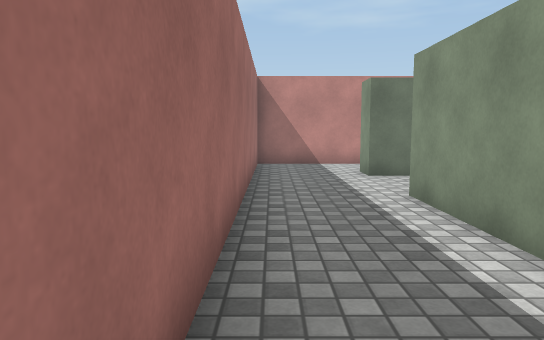
View 1 (above)

24 first-person views from a walk through a scene from a Unity 3-D project. The camera is 1.2 m above the floor, tilts 6° down and sees 70° across. Doors are open. The floor is counted in squares, 1 m on a side. Each view is taken from the middle of a square. On the plan, view 1 faces up. The plan holds only what a view shows up to about 15 squares ahead; the rest is blank. The player is left out. Surface patterns are stand-ins for the level's own textures.

View 2
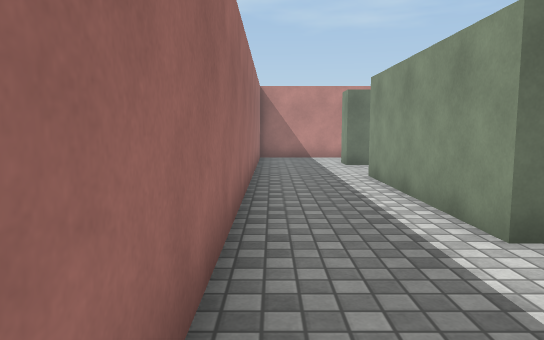

View 3
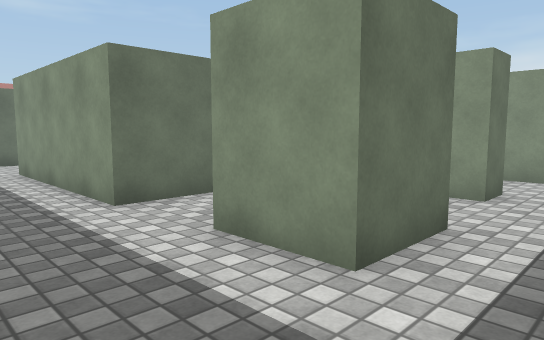

View 4
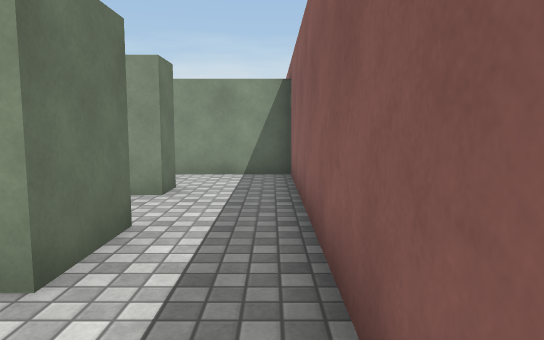

View 5
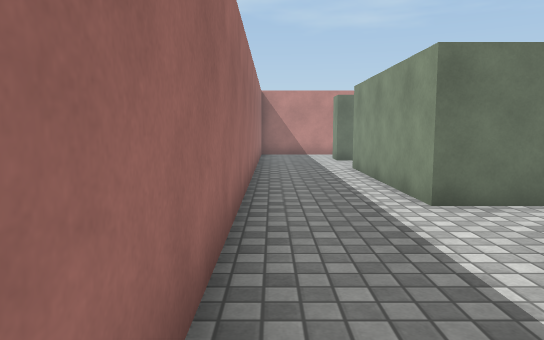

View 6
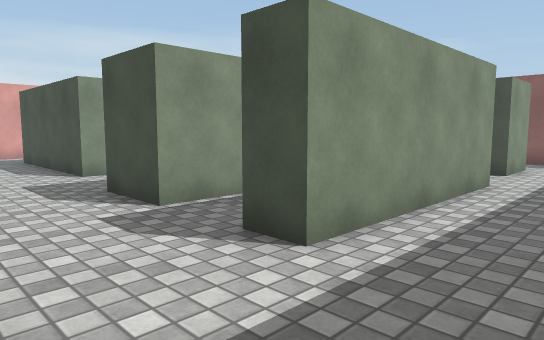

View 7
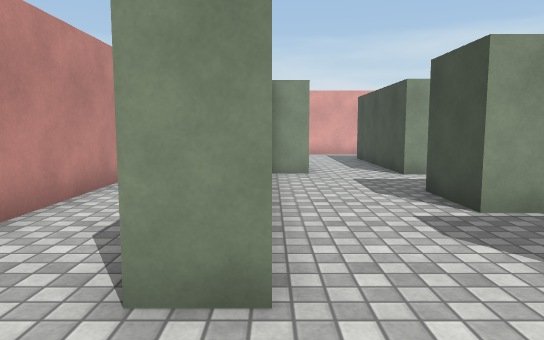

View 8
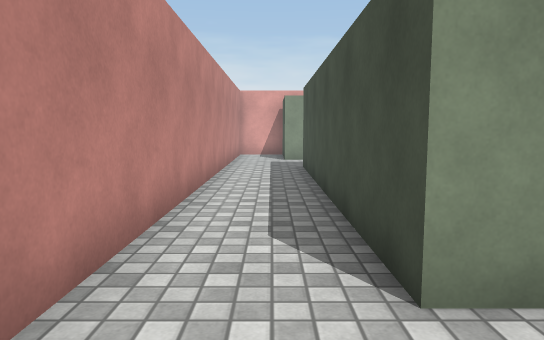

View 9
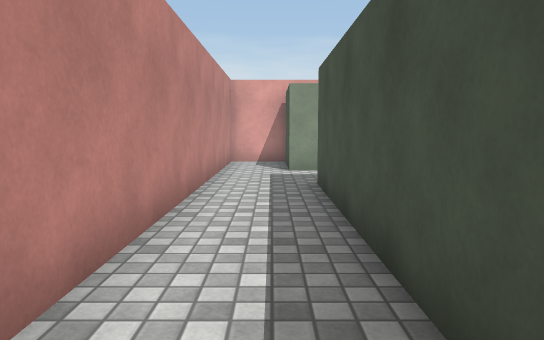

View 10
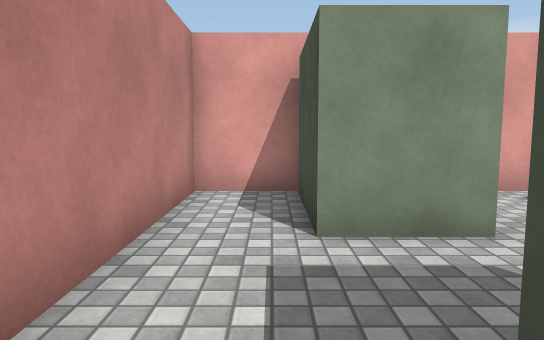

View 11
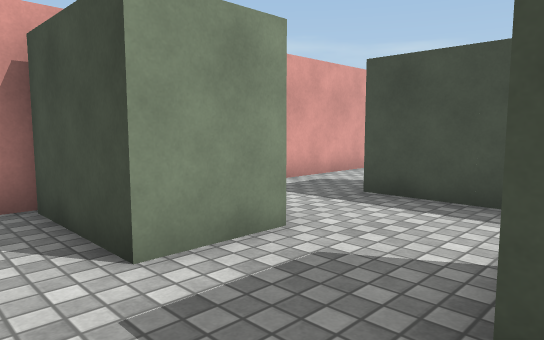

View 12
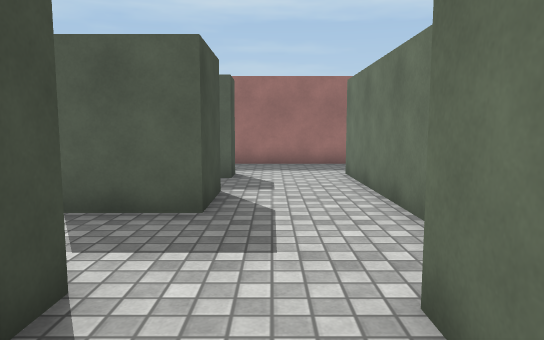

View 13
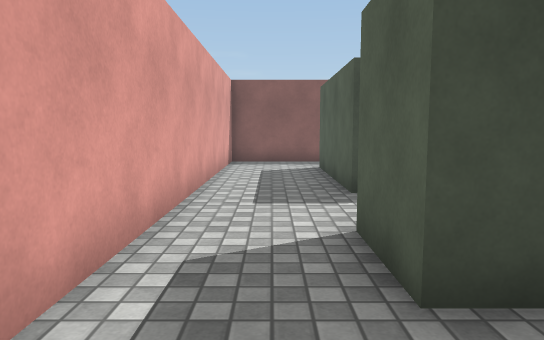

View 14
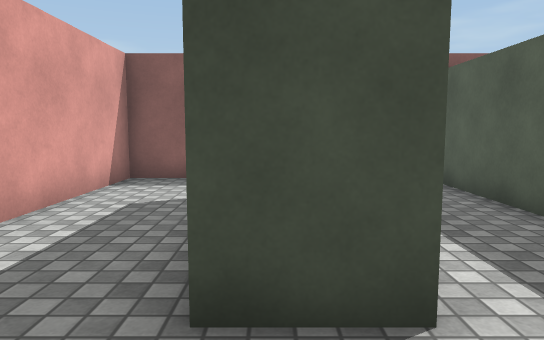

View 15
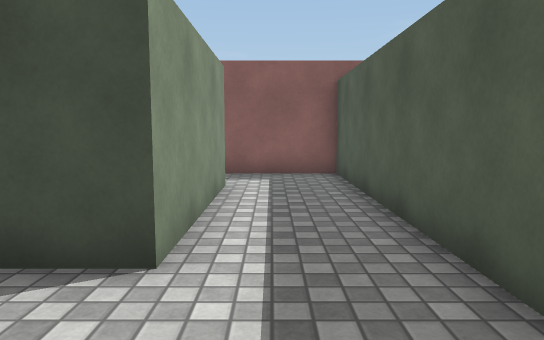

View 16
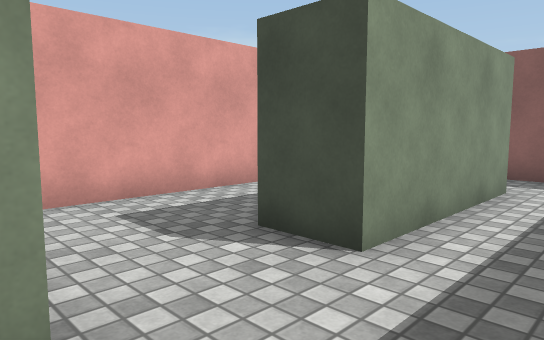

View 17
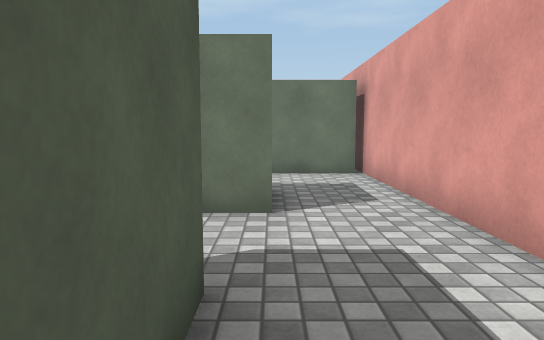

View 18
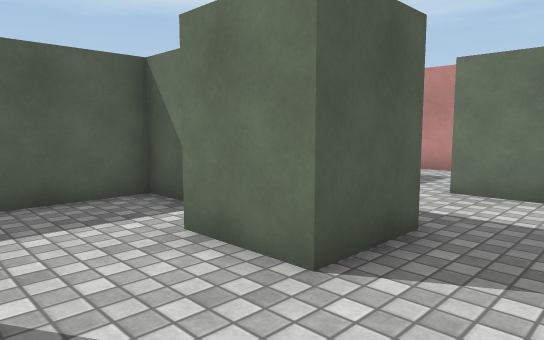

View 19
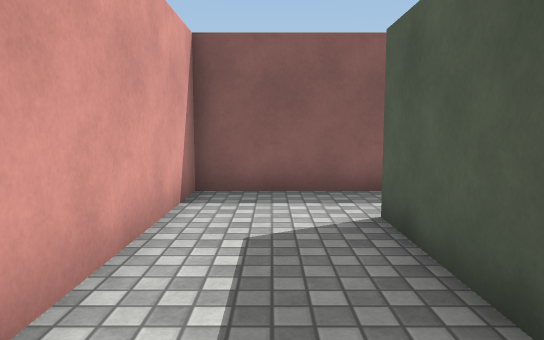

View 20
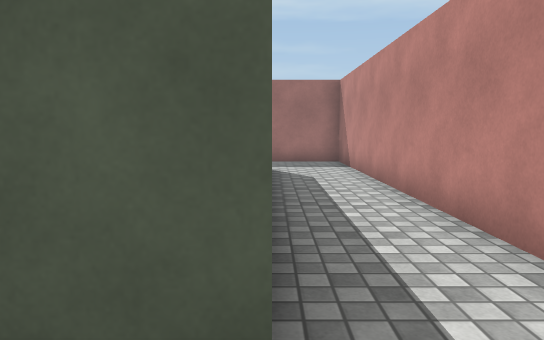

View 21
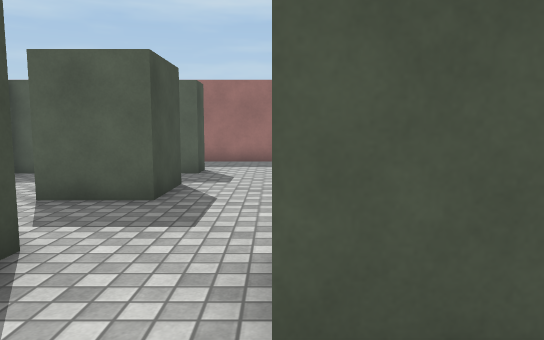

View 22
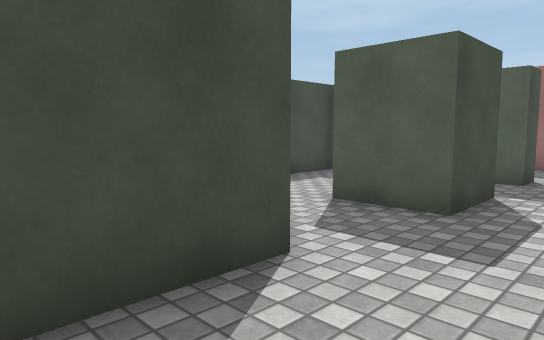

View 23
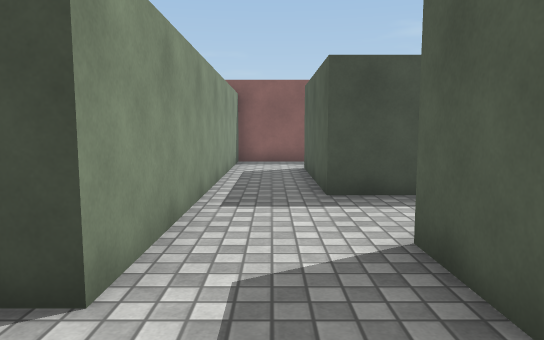

View 24
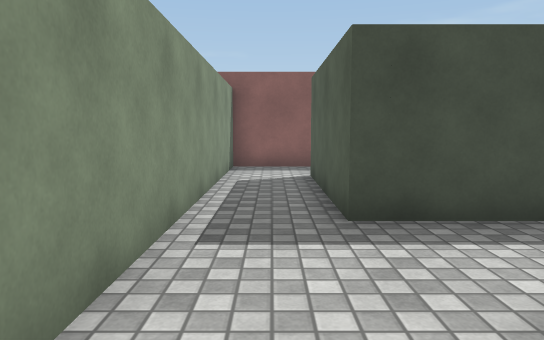

### Floor plan
Points are (right, up) in squares from view 1. A wall is a line through its corners. A room is listed if a view was taken in it or the views show most of it. See-through windows are left out.
Room 1 (views 1, 2, 3, 4, 5)
walls: (0.6, -5.5) (6.5, -5.5); (4.9, -3.3) (2.8, -3.3) (2.8, -1.3); (-0.5, 1.6) (-0.5, -4.4)
ways out: open door at (1, 1.5) to room 2; opening at (7.5, -4.5) to room 5; opening at (3, 0); opening at (6, -3)
Room 2 (views 6, 7, 8, 9, 10, 11, 12, 20, 21, 22, 23, 24)
walls: (8, 10) (5.5, 10); (5.5, 7) (7.5, 7) (7.5, 5); (2.5, 10) (2.5, 11) (12.5, 11) (12.5, 9); (11.8, 9) (10.5, 9) (10.5, 10); (10.2, 4.5) (10.2, 6.5) (16, 6.5); (15.2, 9.5) (15.2, 11.5) (18.2, 11.5); (2.5, 1) (2.5, 7); (18.5, 10.5) (18.5, 13.5) (-0.5, 13.5) (-0.5, 1.6)
ways out: open door at (1, 1.5) to room 1; open door at (15.5, 8) to room 3; opening at (8.5, 5.5) to room 5; opening at (6.5, 8.5) to room 6; open door at (3, 8.5) to room 6
Room 3 (views 13, 14, 15, 16, 18, 19)
walls: (16, 6.5) (16, 4.5) (14, 4.5); (12.5, 5.5) (11.2, 5.5) (11.2, -2.5); (18.5, 1) (18.5, 10.5); (18.4, 9.5) (15.2, 9.5); (14, -3.4) (14, 1.7) (15.5, 1.7)
ways out: open door at (15.5, 8) to room 2; open door at (13, -2.5) to room 4; open door at (17, 1) to room 4
Room 4 (view 17)
walls: (15.5, 1.7) (15.5, -3.2); (11.2, -2.5) (11.2, -5.5) (18.5, -5.5) (18.5, 1)
ways out: open door at (13, -2.5) to room 3; open door at (17, 1) to room 3
Room 5 (no view inside)
walls: (5.5, 2) (8, 2) (8, -3) (7, -3); (6.5, -5.5) (10.2, -5.5) (10.2, 4.5)
ways out: opening at (7.5, -4.5) to room 1; opening at (8.5, 5.5) to room 2; opening at (6.5, 3.5) to room 6
Room 6 (no view inside)
walls: (3.5, 7) (3.5, 6.4); (5.5, 5.2) (5.5, 7); (3.5, 2) (5.5, 2); (5.5, 10) (2.5, 10)
ways out: opening at (6.5, 8.5) to room 2; open door at (3, 8.5) to room 2; opening at (6.5, 3.5) to room 5

Positions as (right, up) in squares from view 1, and headings:
1: (0, 0), facing up
2: (0, -3), facing up
3: (0, -5), facing up-right
4: (0, -5), facing right
5: (0, -5), facing up
6: (0, 10), facing down-right
7: (0, 10), facing right
8: (0, 12), facing right
9: (4, 12), facing right
10: (11, 12), facing right
11: (12, 13), facing down-right
12: (13, 8), facing left
13: (17, 9), facing down
14: (15, 4), facing down
15: (13, 5), facing down
16: (12, 5), facing down-right
17: (16, -1), facing up
18: (18, 2), facing up-left
19: (17, 2), facing down
20: (14, 11), facing left
21: (14, 9), facing left
22: (13, 9), facing down-left
23: (9, 9), facing down
24: (9, 7), facing down
